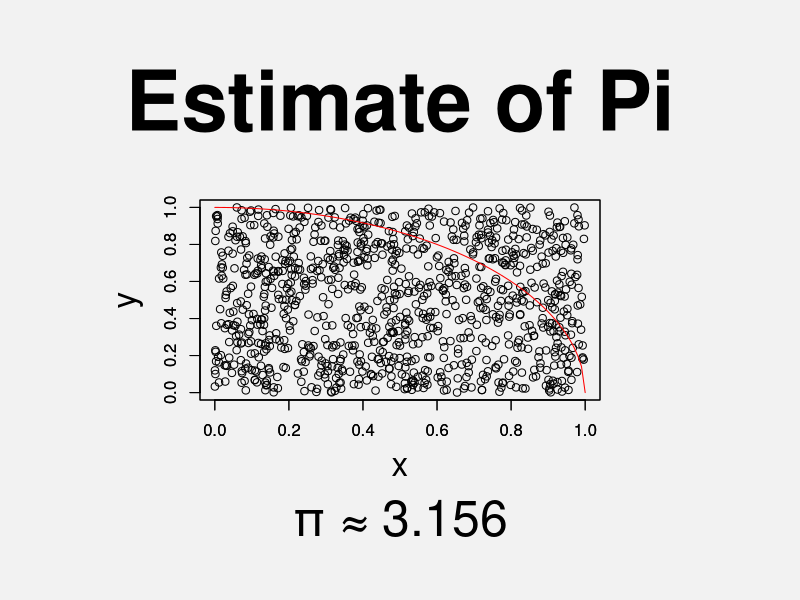
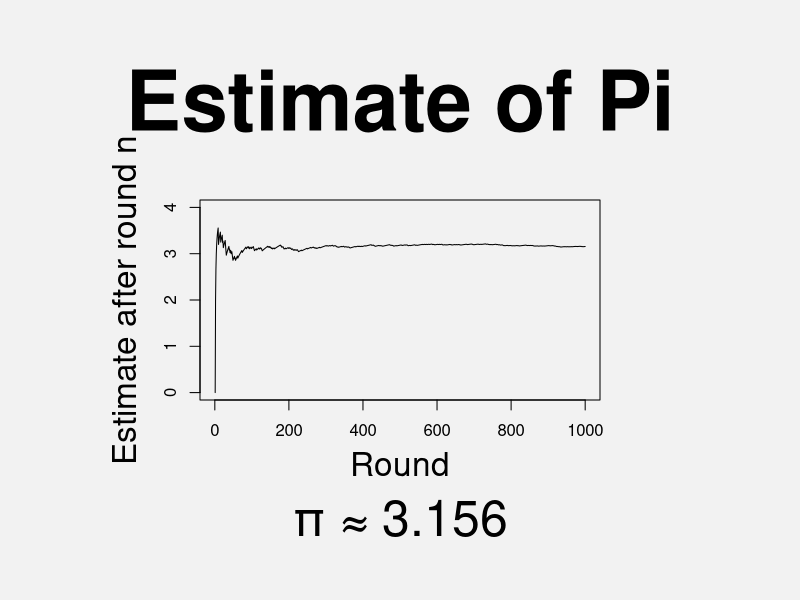

These charts were generated, in order, by the following R code:
#!/usr/bin/env Rscript
# Thomas Arend
# 2021-07-03
#
# Needle problem to estimate the number pi
# See https://de.wikipedia.org/wiki/Monte-Carlo-Simulation#Probabilistische_Bestimmung_der_Zahl_Pi

# Change seed for different fix results 
# or comment next line for random results
set.seed(42)

n <- 1000
xy <- data.frame (
    x = runif(n)
  , y = runif(n)
  , r2 = rep(0,n)
  , estimated = rep(0,n)
)
xy$r2 <- xy$x^2 + xy$y^2

s = 0
for (i in 1:n) {
  
  if (xy$r2[i] <= 1) {
    s = s + 1
  }
  xy$estimated[i] = s*4/i
}

pi <- xy$estimate[length(xy[,1])]

print (pi)

png( 'NeedleProblem-1.png', width = 1080, height = 1080)
par(  mar = c(10,10,10,10) 
      , bg = rgb(0.95,0.95,0.95,1)
)


plot(  xy[,1:2]
     , xlim= c(0,1)
     , ylim= c(0,1)
     , main = "Estimate of Pi"
     , cex.main = 5
     , cex.sub = 3
     , cex.lab = 2
     )
title ( sub = paste("π ≈",pi)
        , line = 6
        , cex.sub = 3
)

par ( new=TRUE)
curve( sqrt(1-x^2)
       , from=0
       , to=1
       , col = "red"
       , xlab=""
       , ylab="")

dev.off()

png( 'NeedleProblem-2.png', width = 1080, height = 1080)
par(  mar = c(10,10,10,10) 
      , bg = rgb(0.95,0.95,0.95,1)
)


plot(  1:n
       , xy$estimated
       , type = 'l'
       , xlab = 'Round'
       , ylab = 'Estimate after round n'
       , xlim= c(0,n)
       , ylim= c(0,ceiling(max(xy$estimated)))
       , main = "Estimate of Pi"
       , cex.main = 5
       , cex.sub = 3
       , cex.lab = 2
)
title ( sub = paste("π ≈",pi)
        , line = 6
        , cex.sub = 3
)

dev.off()
